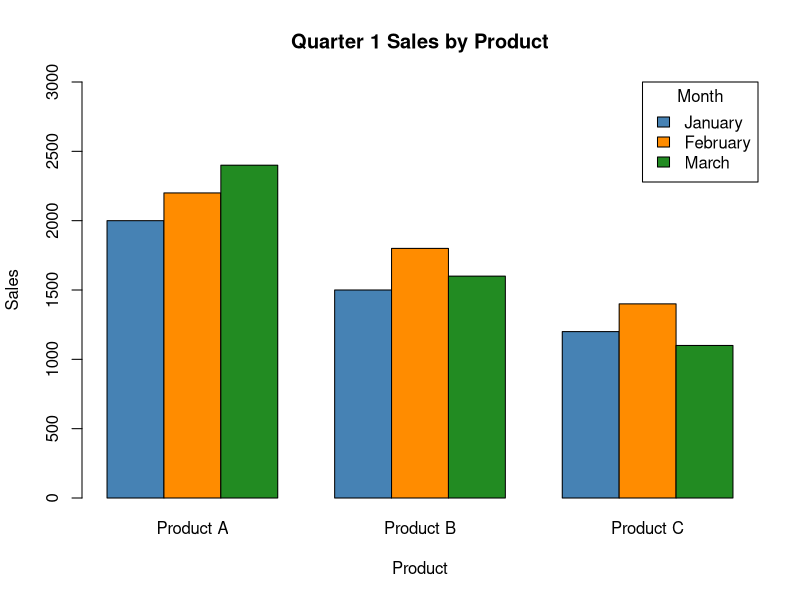
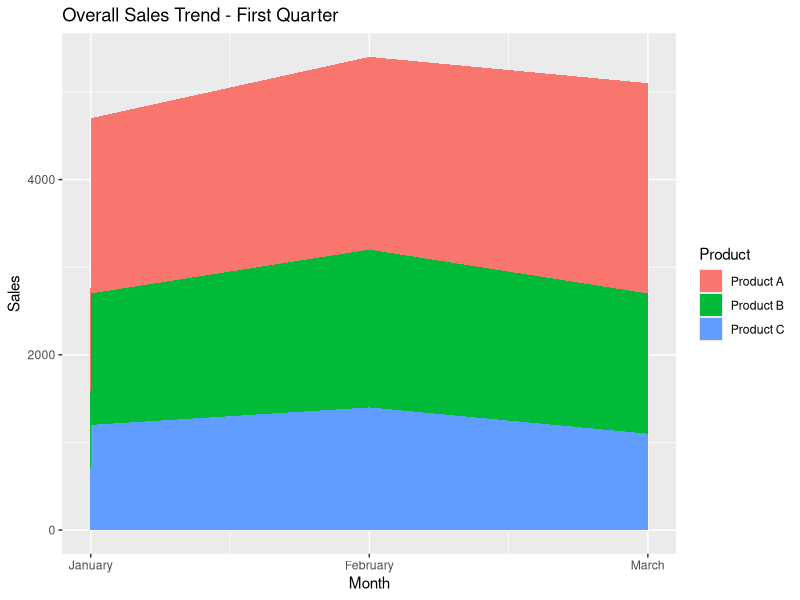

These figures' R source, in order:
# Dataset (rows = months, columns = products)
sales_matrix <- rbind(
  January  = c(2000, 1500, 1200),
  February = c(2200, 1800, 1400),
  March    = c(2400, 1600, 1100)
)
colnames(sales_matrix) <- c("Product A", "Product B", "Product C")

# Grouped Bar Chart
barplot(sales_matrix,
        beside = TRUE,
        col  = c("steelblue", "darkorange", "forestgreen"),
        xlab = "Product",
        ylab = "Sales",
        main = "Quarter 1 Sales by Product",
        legend.text = rownames(sales_matrix),
        args.legend = list(x = "topright", title = "Month"),
        ylim = c(0, 3000))

library(ggplot2)

# Dataset in long format
long_sales <- data.frame(
  month   = rep(1:3, times = 3),
  product = rep(c("Product A", "Product B", "Product C"), each = 3),
  sales   = c(2000, 2200, 2400,
              1500, 1800, 1600,
              1200, 1400, 1100)
)

# Stacked Area Chart
ggplot(long_sales, aes(x = month, y = sales, fill = product)) +
  geom_area() +
  scale_x_continuous(breaks = 1:3,
                     labels = c("January", "February", "March")) +
  labs(title = "Overall Sales Trend - First Quarter",
       x = "Month",
       y = "Sales",
       fill = "Product")
